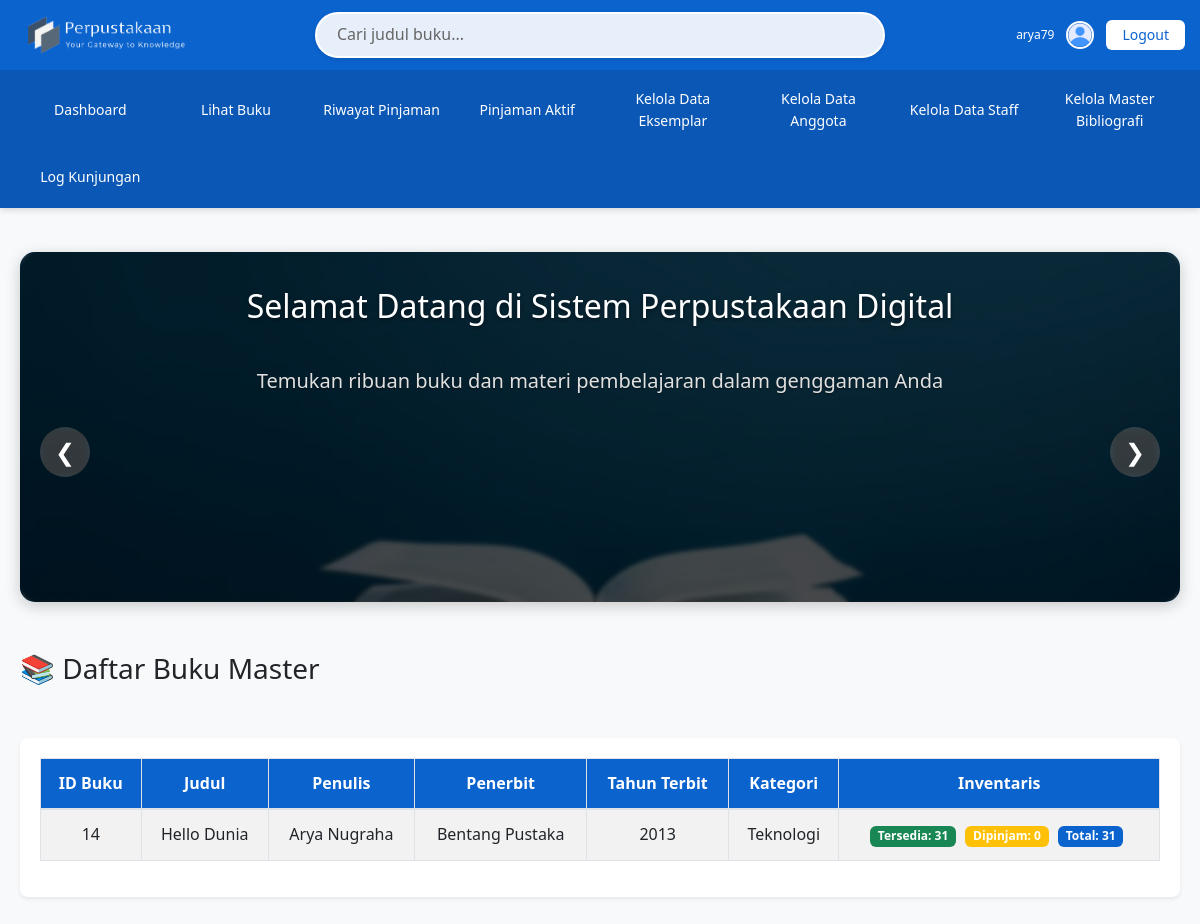
Screenshot of /dashboard (signed in) with the database file from the repository.
### tables this page shows
CREATE TABLE `buku` (
  `ID_Buku` int(11) NOT NULL,
  `ISBN` varchar(20) DEFAULT NULL,
  `Judul` varchar(200) NOT NULL,
  `Tahun_Terbit` int(11) DEFAULT NULL,
  `ID_Penerbit` int(11) DEFAULT NULL,
  `ID_Kategori` int(11) DEFAULT NULL
);

CREATE TABLE `penerbit` (
  `ID_Penerbit` int(11) NOT NULL,
  `Nama_Penerbit` varchar(100) NOT NULL,
  `Alamat` text DEFAULT NULL
);

CREATE TABLE `kategori` (
  `ID_Kategori` int(11) NOT NULL,
  `Nama_Kategori` varchar(100) NOT NULL
);

### src/Controllers/DashboardController.php (called while the page is built, shortened)
<?php
class DashboardController extends Controller {
    public function index() {
        $user = $this->getSession('user');
        $isLoggedIn = $this->isAuthenticated();
        $bukuModel = new BukuModel();
        $books = $bukuModel->getAllWithCompleteDetails();
        $eksemplarModel = new EksemplarModel();
        $inventoryStats = $eksemplarModel->getInventoryStats();
        $processedBooks = [];
        foreach ($books as $book) {
            $bookId = $book['ID_Buku'];
            $stats = array_filter($inventoryStats, function($stat) use ($bookId) {
                return $stat['ID_Buku'] == $bookId;
            });
            if (!empty($stats)) {
                $stat = reset($stats);
                $book['total_inventory'] = $stat['total'];
                $book['available_inventory'] = $stat['available'];
                $book['borrowed_inventory'] = $stat['borrowed'];
            } else {
                $book['total_inventory'] = 0;
                $book['available_inventory'] = 0;
                $book['borrowed_inventory'] = 0;
            }
            $processedBooks[] = $book;
        }
        $this->render('dashboard/index', [
            'title' => 'Dashboard - Sistem Perpustakaan',
            'user' => $user,
            'books' => $processedBooks,
            'isLoggedIn' => $isLoggedIn
        ]);
    }
}

### public/index.php (called while the page is built, shortened)
<?php
$app = new App();
$app->run();

### src/Config/Database.php (called while the page is built, shortened)
<?php
class Database {
    private static $host = 'sql309.infinityfree.com';
    private static $databaseName = 'if0_40428442_perpustakaan';
    private static $username = 'if0_40428442';
    private static $password = 'rY2VzNp5fGuOE';
    public static function getHost() {
        return self::$host;
    }
    public static function getDatabaseName() {
        return self::$databaseName;
    }
    public static function getUsername() {
        return self::$username;
    }
    public static function getPassword() {
        return self::$password;
    }
}
?>

### src/Core/Model.php (called while the page is built, shortened)
<?php
class Model {
    public function __construct() {
        $host = Database::getHost();
        $dbname = Database::getDatabaseName();
        $username = Database::getUsername();
        $password = Database::getPassword();
        try {
            $options = [
                \PDO::ATTR_ERRMODE => \PDO::ERRMODE_EXCEPTION,
                \PDO::ATTR_DEFAULT_FETCH_MODE => \PDO::FETCH_ASSOC,
                \PDO::ATTR_EMULATE_PREPARES => false,
                \PDO::MYSQL_ATTR_INIT_COMMAND => "SET NAMES utf8",
                \PDO::ATTR_TIMEOUT => 30,
            ];
            $this->db = new \PDO("mysql:host=$host;dbname=$dbname;charset=utf8mb4", $username, $password, $options);
        } catch (\PDOException $e) {
            error_log("Database connection failed: " . $e->getMessage());
            if (defined('DEBUG') && DEBUG) {
                throw new \Exception("Database connection failed: " . $e->getMessage());
            } else {
                throw new \Exception("Unable to connect to the database. Please check the configuration.");
            }
        }
    }
}

### src/Models/BukuModel.php (called while the page is built, shortened)
<?php
class BukuModel extends Model {
    private $table = 'buku';
    public function getAllWithCompleteDetails() {
        try {
            $sql = "SELECT
                        b.*,
                        k.Nama_Kategori,
                        p.Nama_Penerbit,
                        GROUP_CONCAT(pg.Nama_Pengarang SEPARATOR ', ') as Nama_Pengarang
                    FROM {$this->table} b
                    LEFT JOIN kategori k ON b.ID_Kategori = k.ID_Kategori
                    LEFT JOIN penerbit p ON b.ID_Penerbit = p.ID_Penerbit
                    LEFT JOIN penulisan pn ON b.ID_Buku = pn.ID_Buku
                    LEFT JOIN pengarang pg ON pn.ID_Pengarang = pg.ID_Pengarang
                    GROUP BY b.ID_Buku
                    ORDER BY b.Judul";
            $stmt = $this->db->prepare($sql);
            $stmt->execute();
            return $stmt->fetchAll(\PDO::FETCH_ASSOC);
        } catch (\PDOException $e) {
            return [];
        }
    }
}

### src/Views/dashboard/index.php (the view, shortened to what this page needs)
<div class="container mt-4">
    <div class="welcome-card">
        <div class="welcome-background" id="welcomeBackground" style="background-image: url('/public/assets/open-book-on-blue-background.webp');"></div>
        <div class="welcome-content">
            <div class="welcome-text-container">
                <div class="welcome-text-slider" id="welcomeSlider">
                    <div class="welcome-text-slide">
                        <h2>Selamat Datang di Sistem Perpustakaan Digital</h2>
                        <p>Temukan ribuan buku dan materi pembelajaran dalam genggaman Anda</p>
                    </div>
                </div>
            </div>
            <button class="welcome-nav-btn prev" id="prevBtn">❮</button>
            <button class="welcome-nav-btn next" id="nextBtn">❯</button>
        </div>
    </div>
    <h3>📚 Daftar Buku Master</h3>
    <div class="card mt-4">
        <div class="card-body">
            <div class="table-responsive">
                <table class="table table-striped table-bordered table-hover">
                    <thead class="table-primary">
                        <tr>
                            <th>ID Buku</th>
                            <th>Judul</th>
                            <th>Penulis</th>
                            <th>Penerbit</th>
                            <th>Tahun Terbit</th>
                            <th>Kategori</th>
                            <th>Inventaris</th>
                        </tr>
                    </thead>
                    <tbody>
                        <?php if (isset($books) && is_array($books)): ?>
                            <?php foreach ($books as $book): ?>
                                <tr>
                                    <td><?php echo htmlspecialchars($book['ID_Buku'] ?? ''); ?></td>
                                    <td><?php echo htmlspecialchars($book['Judul'] ?? ''); ?></td>
                                    <td><?php echo htmlspecialchars($book['Nama_Pengarang'] ?? ''); ?></td>
                                    <td><?php echo htmlspecialchars($book['Nama_Penerbit'] ?? ''); ?></td>
                                    <td><?php echo htmlspecialchars($book['Tahun_Terbit'] ?? ''); ?></td>
                                    <td><?php echo htmlspecialchars($book['Nama_Kategori'] ?? ''); ?></td>
                                    <td>
                                        <span class="badge bg-success">Tersedia: <?php echo $book['available_inventory'] ?? 0; ?></span>
                                        <span class="badge bg-warning">Dipinjam: <?php echo $book['borrowed_inventory'] ?? 0; ?></span>
                                        <span class="badge bg-primary">Total: <?php echo $book['total_inventory'] ?? 0; ?></span>
                                    </td>
                                </tr>
                            <?php endforeach; ?>
                        <?php else: ?>
                            <tr>
                                <td colspan="8" class="text-center">Tidak ada data buku</td>
                            </tr>
                        <?php endif; ?>
                    </tbody>
                </table>
            </div>
        </div>
    </div>
</div>
<?php
include __DIR__ . '/../layouts/master.php';
?>

### public/assets/style.css (style rules this page uses)
* { margin: 0; padding: 0; box-sizing: border-box; }
body { font-family: 'Segoe UI', Tahoma, Geneva, Verdana, sans-serif; background-color: #f8f9fa; color: #333; line-height: 1.6; }
.container { max-width: 1200px; margin: 0 auto; padding: 20px; display: grid; grid-template-columns: 1fr; gap: 20px; }
.welcome-card { position: relative; width: 100%; height: 300px; border-radius: 15px; overflow: hidden; margin-bottom: 30px; box-shadow: 0 4px 15px rgba(0, 0, 0, 0.2); display: grid; }
.welcome-background { position: absolute; top: 0; left: 0; width: 100%; height: 100%; background-size: cover; background-position: center; background-repeat: no-repeat; opacity: 1; transition: opacity 0.8s cubic-bezier(0.4, 0, 0.2, 1); will-change: opacity; }
.welcome-content { position: relative; z-index: 2; height: 100%; display: grid; grid-template-rows: 1fr auto 1fr; align-items: center; text-align: center; padding: 20px; background: rgba(0, 0, 0, 0.7); color: white; backdrop-filter: blur(2px); }
.welcome-text-container { width: 80%; height: 150px; overflow: hidden; position: relative; justify-self: center; }
.welcome-text-slider { position: absolute; top: 0; left: 0; width: 100%; transition: transform 0.6s cubic-bezier(0.4, 0, 0.2, 1); will-change: transform; }
.welcome-text-slide { padding: 15px; height: 150px; display: grid; grid-template-rows: auto 1fr; align-items: center; }
.welcome-text-slide h2 { font-size: 28px; margin-bottom: 15px; color: #ffffff; text-shadow: 0 2px 4px rgba(0, 0, 0, 0.5); }
.welcome-text-slide p { font-size: 18px; line-height: 1.5; color: #e0e0e0; text-shadow: 0 1px 2px rgba(0, 0, 0, 0.5); }
.welcome-nav-btn { position: absolute; top: 50%; transform: translateY(-50%); background: rgba(255, 255, 255, 0.2); border: none; color: white; font-size: 24px; width: 50px; height: 50px; border-radius: 50%; cursor: pointer; display: flex; align-items: center; justify-content: center; transition: all 0.3s ease; will-change: transform; backdrop-filter: blur(5px); }
.welcome-nav-btn.prev { left: 20px; }
.welcome-nav-btn.next { right: 20px; }
.card { border: none; border-radius: 8px; box-shadow: 0 0.125rem 0.25rem rgba(0, 0, 0, 0.075); margin-bottom: 20px; background-color: #fff; display: grid; grid-template-rows: auto 1fr; }
.card-body { padding: 20px; display: grid; gap: 15px; }
.table { width: 100%; margin-bottom: 1rem; color: #212529; background-color: transparent; border: 1px solid #dee2e6; display: table; }
.table th, .table td { padding: 12px; vertical-align: top; border: 1px solid #dee2e6; text-align: center; vertical-align: middle; }
.table thead th { vertical-align: bottom; border-bottom: 2px solid #dee2e6; background-color: #0b63ce; color: white; font-weight: 600; text-align: center; }
.table-primary th { color: white; }
.table-striped tbody tr:nth-of-type(odd) { background-color: rgba(0, 0, 0, 0.05); }
.table-bordered { border: 1px solid #dee2e6; }
.table-bordered th, .table-bordered td { border: 1px solid #dee2e6; }
.table-responsive { display: block; width: 100%; overflow-x: auto; -webkit-overflow-scrolling: touch; }
h1, h2, h3, h4, h5, h6 { margin-bottom: 0.5rem; font-weight: 500; line-height: 1.2; color: #212529; }
h3 { font-size: 1.75rem; }
.mt-4 { margin-top: 1.5rem; }
.bg-primary { background-color: #0b63ce !important; }
.badge { display: inline-block; padding: 0.35em 0.65em; font-size: 75%; font-weight: 700; line-height: 1; text-align: center; white-space: nowrap; vertical-align: baseline; border-radius: 0.375rem; margin-right: 5px; }
@media (min-width: 1200px) { .container { max-width: 1400px; } }
@media (min-width: 1200px) { .welcome-card { height: 350px; } }
@media (min-width: 1200px) { .welcome-text-container { height: 180px; } }
@media (min-width: 1200px) { .welcome-text-slide { height: 180px; } }
@media (min-width: 1200px) { .welcome-text-slide h2 { font-size: 32px; } }
@media (min-width: 1200px) { .welcome-text-slide p { font-size: 20px; } }

### rows the page displays
buku: ID_Buku "14", Judul "Hello Dunia", Nama_Pengarang "Arya Nugraha", ID_Penerbit.Nama_Penerbit "Bentang Pustaka", Tahun_Terbit "2013", ID_Kategori.Nama_Kategori "Teknologi", available_inventory "31", borrowed_inventory "0", total_inventory "31"

### other values shown
$username "arya79"
